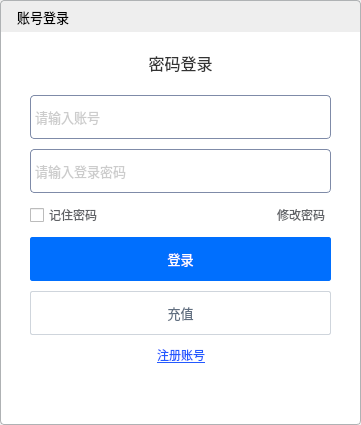
<?xml version="1.0" encoding="UTF-8"?>
<ui version="4.0">
 <class>LoginWindow</class>
 <widget class="QWidget" name="LoginWindow">
  <property name="geometry">
   <rect>
    <x>0</x>
    <y>0</y>
    <width>360</width>
    <height>425</height>
   </rect>
  </property>
  <property name="maximumSize">
   <size>
    <width>364</width>
    <height>425</height>
   </size>
  </property>
  <property name="windowTitle">
   <string>Form</string>
  </property>
  <property name="styleSheet">
   <string notr="true">* {
    font-family: &quot;Microsoft YaHei&quot;, sans-serif;
    font-size: 13px;
}

/* Header label styling */
#signinHeaderLabel,
#signupHeaderLabel,
#changePasswordHeaderLabel {
    width: 300px;
    height: 44px;
    background-color: transparent;
    color: #333333;
	font-size: 16px;
}

QLineEdit
{
    width: 271px;
    height: 38px;
    padding: 2px 25px 2px 2px;
    border-radius: 4px;
    border: 1px solid #7f8ba8;
    background-color: #ffffff;
    color: #999999;
    text-align: left;
}

QLineEdit:disabled {
    background-color: #f0f0f0;
}

/* Sign-in button styling */
#signinBtn,
#signupBtn,
#rechargeBtn,
#changepasswordBtn {
    width: 298px;
    height: 42px;
    border-radius: 2px;
	border: 1px solid #006ffe;
    background-color: #006ffe;
    color: #ffffff;
}

/* Sign-in button hover effect */
#signinBtn:hover,
#signupBtn:hover,
#rechargeBtn:hover
#changepasswordBtn:hover {
    background-color: #4093ff;
}

/* Sign-in button pressed effect */
#signinBtn:pressed,
#signupBtn:pressed,
#changepasswordBtn {
    background-color: #0063e5;
}

/* Charge button styling */
#goChargeBtn {
    width: 298px;
    height: 42px;
    border-radius: 2px;
    border: 1px solid #cfd5dc;
    background-color: #ffffff;
    color: #606e80;
}

/* Charge button hover effect */
#goChargeBtn:hover {
    color: #2785ff;
}

/* Charge button active effect */
#goChargeBtn:pressed {
    color: #006fff;
}

/* Sign-up button styling */
#goSignupBtn {
    width: 60px;
    height: 16px;
    border: 0;
    background-color: transparent;
    text-decoration: underline;
    color: #2359ff;
	font-size: 12px;
}

/* Sign-up button when disabled */
#goSignupBtn:disabled {
    color: #909399;
}

/* Change password button styling */
#goChangePasswordBtn {
    width: 60px;
    height: 16px;
    border: 0;
    background-color: transparent;
    color: #606266;
    font-size: 12px;
}

/* Change password button when disabled */
#goChangePasswordBtn:disabled {
    color: #909399;
}

#label,
#label2 ,
#rememberPasswordCheckBox
{
 	color: #606266;
	font-size: 12px;
}

#policyBtn,
#userAgreeBtn {
	color: #2359ff;
	border: 0;
	font-size: 12px;
}

#signupBackBtn,
#rechargeBackBtn,
#changepasswordBackBtn {
	border: 0;
	border-image: url(:/images/back.svg);
}</string>
  </property>
  <layout class="QVBoxLayout" name="verticalLayout_2">
   <property name="spacing">
    <number>0</number>
   </property>
   <property name="leftMargin">
    <number>0</number>
   </property>
   <property name="topMargin">
    <number>0</number>
   </property>
   <property name="rightMargin">
    <number>0</number>
   </property>
   <property name="bottomMargin">
    <number>0</number>
   </property>
   <item>
    <widget class="QFrame" name="headerFrame">
     <property name="maximumSize">
      <size>
       <width>16777215</width>
       <height>32</height>
      </size>
     </property>
     <property name="styleSheet">
      <string notr="true">#headerFrame {
  	border-radius: 4px;
	border-bottom-left-radius: 0;
	border-bottom-right-radius: 0;
  	border: 1px solid #afb2b4;
 	border-bottom: none;
  	background-color: #eeeeee;
  	color: #333333;
}

#headerTitle {
	font: 13px &quot;Arial&quot;, &quot;sans-serif&quot;;
}</string>
     </property>
     <property name="frameShape">
      <enum>QFrame::StyledPanel</enum>
     </property>
     <property name="frameShadow">
      <enum>QFrame::Raised</enum>
     </property>
     <layout class="QHBoxLayout" name="horizontalLayout">
      <property name="leftMargin">
       <number>16</number>
      </property>
      <property name="topMargin">
       <number>6</number>
      </property>
      <property name="rightMargin">
       <number>10</number>
      </property>
      <property name="bottomMargin">
       <number>6</number>
      </property>
      <item>
       <widget class="QLabel" name="headerTitle">
        <property name="text">
         <string>账号登录</string>
        </property>
       </widget>
      </item>
      <item>
       <widget class="QPushButton" name="closeBtn">
        <property name="minimumSize">
         <size>
          <width>20</width>
          <height>20</height>
         </size>
        </property>
        <property name="maximumSize">
         <size>
          <width>20</width>
          <height>20</height>
         </size>
        </property>
        <property name="cursor">
         <cursorShape>PointingHandCursor</cursorShape>
        </property>
        <property name="styleSheet">
         <string notr="true">#closeBtn 
{
	border: 0;
	border-radius: 2px;
	background: transparent;
	border-image: url(:/images/close.svg);
}
#closeBtn:hover 
{
	background: #f92527;
	border-image: url(:/images/close_hover.svg);
}
#closeBtn:pressed {
	background: #f92527;
	border-image: url(:/images/close_hover.svg);
}</string>
        </property>
        <property name="text">
         <string/>
        </property>
       </widget>
      </item>
     </layout>
    </widget>
   </item>
   <item>
    <widget class="QStackedWidget" name="stackedWidget">
     <property name="styleSheet">
      <string notr="true">#stackedWidget 
{
	background: white;
 	border-radius: 4px;
	border-top-left-radius: 0;
	border-top-right-radius: 0;
  	border: 1px solid #afb2b4;
 	border-top: none;
  	color: #333333;
}</string>
     </property>
     <widget class="QWidget" name="signinPage">
      <property name="styleSheet">
       <string notr="true"/>
      </property>
      <layout class="QVBoxLayout" name="verticalLayout">
       <property name="spacing">
        <number>10</number>
       </property>
       <property name="leftMargin">
        <number>29</number>
       </property>
       <property name="rightMargin">
        <number>29</number>
       </property>
       <item>
        <widget class="QLabel" name="signinHeaderLabel">
         <property name="minimumSize">
          <size>
           <width>0</width>
           <height>44</height>
          </size>
         </property>
         <property name="text">
          <string>密码登录</string>
         </property>
         <property name="alignment">
          <set>Qt::AlignCenter</set>
         </property>
        </widget>
       </item>
       <item>
        <widget class="QLineEdit" name="signinUsernameEdit">
         <property name="placeholderText">
          <string>请输入账号</string>
         </property>
        </widget>
       </item>
       <item>
        <widget class="QLineEdit" name="signinPasswordEdit">
         <property name="placeholderText">
          <string>请输入登录密码</string>
         </property>
        </widget>
       </item>
       <item>
        <layout class="QHBoxLayout" name="horizontalLayout_2">
         <item>
          <widget class="QCheckBox" name="rememberPasswordCheckBox">
           <property name="text">
            <string>记住密码</string>
           </property>
          </widget>
         </item>
         <item>
          <spacer name="horizontalSpacer">
           <property name="orientation">
            <enum>Qt::Horizontal</enum>
           </property>
           <property name="sizeHint" stdset="0">
            <size>
             <width>40</width>
             <height>20</height>
            </size>
           </property>
          </spacer>
         </item>
         <item>
          <widget class="QPushButton" name="goChangePasswordBtn">
           <property name="cursor">
            <cursorShape>PointingHandCursor</cursorShape>
           </property>
           <property name="styleSheet">
            <string notr="true"/>
           </property>
           <property name="text">
            <string>修改密码</string>
           </property>
          </widget>
         </item>
        </layout>
       </item>
       <item>
        <widget class="QPushButton" name="signinBtn">
         <property name="cursor">
          <cursorShape>PointingHandCursor</cursorShape>
         </property>
         <property name="text">
          <string>登录</string>
         </property>
        </widget>
       </item>
       <item>
        <widget class="QPushButton" name="goChargeBtn">
         <property name="cursor">
          <cursorShape>PointingHandCursor</cursorShape>
         </property>
         <property name="text">
          <string>充值</string>
         </property>
        </widget>
       </item>
       <item>
        <layout class="QHBoxLayout" name="horizontalLayout_3">
         <item>
          <spacer name="horizontalSpacer_2">
           <property name="orientation">
            <enum>Qt::Horizontal</enum>
           </property>
           <property name="sizeHint" stdset="0">
            <size>
             <width>0</width>
             <height>20</height>
            </size>
           </property>
          </spacer>
         </item>
         <item>
          <widget class="QPushButton" name="goSignupBtn">
           <property name="maximumSize">
            <size>
             <width>69</width>
             <height>16</height>
            </size>
           </property>
           <property name="cursor">
            <cursorShape>PointingHandCursor</cursorShape>
           </property>
           <property name="styleSheet">
            <string notr="true"/>
           </property>
           <property name="text">
            <string>注册账号</string>
           </property>
          </widget>
         </item>
         <item>
          <spacer name="horizontalSpacer_3">
           <property name="orientation">
            <enum>Qt::Horizontal</enum>
           </property>
           <property name="sizeHint" stdset="0">
            <size>
             <width>0</width>
             <height>20</height>
            </size>
           </property>
          </spacer>
         </item>
        </layout>
       </item>
       <item>
        <spacer name="verticalSpacer">
         <property name="orientation">
          <enum>Qt::Vertical</enum>
         </property>
         <property name="sizeHint" stdset="0">
          <size>
           <width>20</width>
           <height>40</height>
          </size>
         </property>
        </spacer>
       </item>
      </layout>
     </widget>
     <widget class="QWidget" name="signupPage">
      <layout class="QHBoxLayout" name="horizontalLayout_5">
       <property name="spacing">
        <number>0</number>
       </property>
       <property name="leftMargin">
        <number>9</number>
       </property>
       <property name="topMargin">
        <number>9</number>
       </property>
       <property name="rightMargin">
        <number>30</number>
       </property>
       <property name="bottomMargin">
        <number>0</number>
       </property>
       <item>
        <layout class="QVBoxLayout" name="verticalLayout_4">
         <property name="spacing">
          <number>0</number>
         </property>
         <item>
          <spacer name="verticalSpacer_5">
           <property name="orientation">
            <enum>Qt::Vertical</enum>
           </property>
           <property name="sizeType">
            <enum>QSizePolicy::Fixed</enum>
           </property>
           <property name="sizeHint" stdset="0">
            <size>
             <width>18</width>
             <height>18</height>
            </size>
           </property>
          </spacer>
         </item>
         <item>
          <widget class="QPushButton" name="signupBackBtn">
           <property name="maximumSize">
            <size>
             <width>16</width>
             <height>16</height>
            </size>
           </property>
           <property name="text">
            <string/>
           </property>
          </widget>
         </item>
         <item>
          <spacer name="verticalSpacer_2">
           <property name="orientation">
            <enum>Qt::Vertical</enum>
           </property>
           <property name="sizeHint" stdset="0">
            <size>
             <width>20</width>
             <height>40</height>
            </size>
           </property>
          </spacer>
         </item>
        </layout>
       </item>
       <item>
        <layout class="QVBoxLayout" name="verticalLayout_3">
         <property name="spacing">
          <number>10</number>
         </property>
         <item>
          <widget class="QLabel" name="signupHeaderLabel">
           <property name="minimumSize">
            <size>
             <width>0</width>
             <height>44</height>
            </size>
           </property>
           <property name="text">
            <string>注册</string>
           </property>
           <property name="alignment">
            <set>Qt::AlignCenter</set>
           </property>
          </widget>
         </item>
         <item>
          <widget class="QLineEdit" name="signupUsernameEdit">
           <property name="placeholderText">
            <string>请输入账号</string>
           </property>
          </widget>
         </item>
         <item>
          <widget class="QLineEdit" name="signupPasswordEdit">
           <property name="placeholderText">
            <string>请输入密码</string>
           </property>
          </widget>
         </item>
         <item>
          <layout class="QHBoxLayout" name="horizontalLayout_4">
           <property name="spacing">
            <number>4</number>
           </property>
           <item>
            <widget class="QCheckBox" name="termofServiceCheckBox">
             <property name="text">
              <string/>
             </property>
            </widget>
           </item>
           <item>
            <widget class="QLabel" name="label">
             <property name="text">
              <string>我已阅读并接受 </string>
             </property>
            </widget>
           </item>
           <item>
            <widget class="QPushButton" name="userAgreeBtn">
             <property name="text">
              <string>用户协议</string>
             </property>
            </widget>
           </item>
           <item>
            <widget class="QLabel" name="label2">
             <property name="text">
              <string>和</string>
             </property>
            </widget>
           </item>
           <item>
            <widget class="QPushButton" name="policyBtn">
             <property name="text">
              <string>隐私政策</string>
             </property>
            </widget>
           </item>
           <item>
            <spacer name="horizontalSpacer_4">
             <property name="orientation">
              <enum>Qt::Horizontal</enum>
             </property>
             <property name="sizeHint" stdset="0">
              <size>
               <width>40</width>
               <height>20</height>
              </size>
             </property>
            </spacer>
           </item>
          </layout>
         </item>
         <item>
          <widget class="QPushButton" name="signupBtn">
           <property name="text">
            <string>注册</string>
           </property>
          </widget>
         </item>
         <item>
          <spacer name="verticalSpacer_3">
           <property name="orientation">
            <enum>Qt::Vertical</enum>
           </property>
           <property name="sizeHint" stdset="0">
            <size>
             <width>20</width>
             <height>40</height>
            </size>
           </property>
          </spacer>
         </item>
        </layout>
       </item>
      </layout>
     </widget>
     <widget class="QWidget" name="changepasswordPage">
      <layout class="QHBoxLayout" name="horizontalLayout_6">
       <property name="spacing">
        <number>0</number>
       </property>
       <property name="rightMargin">
        <number>30</number>
       </property>
       <item>
        <layout class="QVBoxLayout" name="verticalLayout_5">
         <property name="spacing">
          <number>0</number>
         </property>
         <item>
          <spacer name="verticalSpacer_6">
           <property name="orientation">
            <enum>Qt::Vertical</enum>
           </property>
           <property name="sizeType">
            <enum>QSizePolicy::Fixed</enum>
           </property>
           <property name="sizeHint" stdset="0">
            <size>
             <width>18</width>
             <height>18</height>
            </size>
           </property>
          </spacer>
         </item>
         <item>
          <widget class="QPushButton" name="changepasswordBackBtn">
           <property name="maximumSize">
            <size>
             <width>16</width>
             <height>16</height>
            </size>
           </property>
           <property name="text">
            <string/>
           </property>
          </widget>
         </item>
         <item>
          <spacer name="verticalSpacer_4">
           <property name="orientation">
            <enum>Qt::Vertical</enum>
           </property>
           <property name="sizeHint" stdset="0">
            <size>
             <width>20</width>
             <height>40</height>
            </size>
           </property>
          </spacer>
         </item>
        </layout>
       </item>
       <item>
        <layout class="QVBoxLayout" name="verticalLayout_6">
         <property name="spacing">
          <number>10</number>
         </property>
         <item>
          <widget class="QLabel" name="changePasswordHeaderLabel">
           <property name="minimumSize">
            <size>
             <width>0</width>
             <height>44</height>
            </size>
           </property>
           <property name="text">
            <string>修改密码</string>
           </property>
           <property name="alignment">
            <set>Qt::AlignCenter</set>
           </property>
          </widget>
         </item>
         <item>
          <widget class="QLineEdit" name="changepasswordUsernameEdit">
           <property name="placeholderText">
            <string>请输入原密码</string>
           </property>
          </widget>
         </item>
         <item>
          <widget class="QLineEdit" name="changepasswordPasswordEdit">
           <property name="placeholderText">
            <string>请输入新密码</string>
           </property>
          </widget>
         </item>
         <item>
          <widget class="QLineEdit" name="changepasswordConfirmEdit">
           <property name="placeholderText">
            <string>请确认新密码</string>
           </property>
          </widget>
         </item>
         <item>
          <widget class="QPushButton" name="changepasswordBtn">
           <property name="text">
            <string>修改密码</string>
           </property>
          </widget>
         </item>
         <item>
          <spacer name="verticalSpacer_7">
           <property name="orientation">
            <enum>Qt::Vertical</enum>
           </property>
           <property name="sizeHint" stdset="0">
            <size>
             <width>20</width>
             <height>40</height>
            </size>
           </property>
          </spacer>
         </item>
        </layout>
       </item>
      </layout>
     </widget>
     <widget class="QWidget" name="rechargePage">
      <layout class="QHBoxLayout" name="horizontalLayout_7">
       <property name="spacing">
        <number>0</number>
       </property>
       <property name="rightMargin">
        <number>30</number>
       </property>
       <item>
        <layout class="QVBoxLayout" name="verticalLayout_8">
         <property name="spacing">
          <number>0</number>
         </property>
         <item>
          <spacer name="verticalSpacer_9">
           <property name="orientation">
            <enum>Qt::Vertical</enum>
           </property>
           <property name="sizeType">
            <enum>QSizePolicy::Fixed</enum>
           </property>
           <property name="sizeHint" stdset="0">
            <size>
             <width>18</width>
             <height>18</height>
            </size>
           </property>
          </spacer>
         </item>
         <item>
          <widget class="QPushButton" name="rechargeBackBtn">
           <property name="maximumSize">
            <size>
             <width>16</width>
             <height>16</height>
            </size>
           </property>
           <property name="text">
            <string/>
           </property>
          </widget>
         </item>
         <item>
          <spacer name="verticalSpacer_10">
           <property name="orientation">
            <enum>Qt::Vertical</enum>
           </property>
           <property name="sizeHint" stdset="0">
            <size>
             <width>20</width>
             <height>40</height>
            </size>
           </property>
          </spacer>
         </item>
        </layout>
       </item>
       <item>
        <layout class="QVBoxLayout" name="verticalLayout_7">
         <property name="spacing">
          <number>10</number>
         </property>
         <item>
          <widget class="QLabel" name="rechargeHeaderLabel">
           <property name="minimumSize">
            <size>
             <width>0</width>
             <height>44</height>
            </size>
           </property>
           <property name="text">
            <string>充值</string>
           </property>
           <property name="alignment">
            <set>Qt::AlignCenter</set>
           </property>
          </widget>
         </item>
         <item>
          <widget class="QLineEdit" name="rechargeUsernameEdit">
           <property name="placeholderText">
            <string>请输入账号</string>
           </property>
          </widget>
         </item>
         <item>
          <widget class="QLineEdit" name="rechargePasswordEdit">
           <property name="placeholderText">
            <string>请输入卡密</string>
           </property>
          </widget>
         </item>
         <item>
          <widget class="QPushButton" name="rechargeBtn">
           <property name="text">
            <string>充值</string>
           </property>
          </widget>
         </item>
         <item>
          <spacer name="verticalSpacer_8">
           <property name="orientation">
            <enum>Qt::Vertical</enum>
           </property>
           <property name="sizeHint" stdset="0">
            <size>
             <width>20</width>
             <height>40</height>
            </size>
           </property>
          </spacer>
         </item>
        </layout>
       </item>
      </layout>
     </widget>
    </widget>
   </item>
  </layout>
 </widget>
 <resources/>
 <connections>
  <connection>
   <sender>closeBtn</sender>
   <signal>clicked()</signal>
   <receiver>LoginWindow</receiver>
   <slot>close()</slot>
   <hints>
    <hint type="sourcelabel">
     <x>337</x>
     <y>17</y>
    </hint>
    <hint type="destinationlabel">
     <x>466</x>
     <y>34</y>
    </hint>
   </hints>
  </connection>
 </connections>
</ui>
